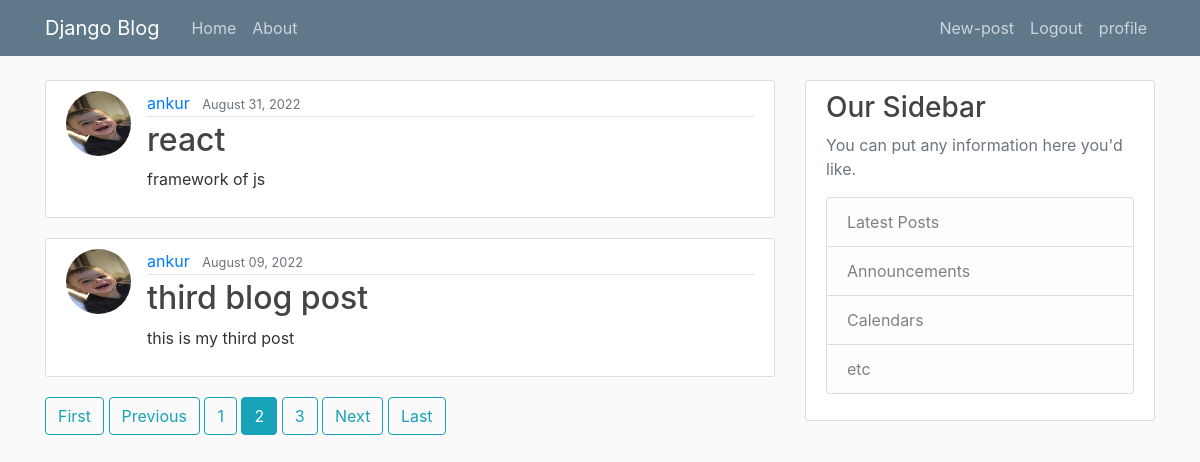
Page /?page=2 (signed in) on the committed database.
### blog/models.py (models this page shows, shortened)
class post(models.Model):
    title=models.CharField(max_length=100)
    content=models.TextField()
    date_posted=models.DateTimeField(default=timezone.now)
    author=models.ForeignKey(User,on_delete=models.CASCADE)

### users/models.py (models this page shows, shortened)
class profile(models.Model):
    user=models.OneToOneField(User,on_delete=models.CASCADE)
    image=models.ImageField(default='default.jpg',upload_to='profile_pic')

### blog/views.py (the view)
# urls.py: path('',PostListView.as_view(),name="blog-home"),
class PostListView(ListView):
    model=post
    template_name = 'blog/home.html'
    context_object_name = 'posts'
    ordering = ['-date_posted']
    paginate_by=2

### blog/templates/blog/home.html
{% extends 'blog/base.html' %}
{% block content %}
    {% for post in posts %}
            <article class="media content-section">
                <img class="rounded-circle article-img" src="{{post.author.profile.image.url}}"/>
                <div class="media-body">
                <div class="article-metadata">
                    <a class="mr-2" href="{% url 'user-post' post.author.username %}">{{ post.author }}</a>
                    <small class="text-muted">{{ post.date_posted|date:"F d, Y" }}</small>
                </div>
                <h2><a class="article-title" href="{% url 'post-detail' post.id%}">{{ post.title }}</a></h2>
                <p class="article-content">{{ post.content }}</p>
            </div>
            </article>
    {% endfor%}
    {% if is_paginated %}
        {% if page_obj.has_previous %}
            <a class="btn btn-outline-info mb-3" href="?page=1">First</a>
            <a class="btn btn-outline-info mb-3" href="?page={{page_obj.previous_page_number}}">Previous</a>
        {% endif %}
        {% for num in page_obj.paginator.page_range %}
            {% if page_obj.number == num %}
                <a class="btn btn-info mb-3" href="?page={{num}}">{{num}}</a>
            {% elif num > page_obj.number|add:'-3' and num < page_obj.number|add:'3'%}
                <a class="btn btn-outline-info mb-3" href="?page={{num}}">{{num}}</a>
            {% endif %}
        {%endfor%}
        {% if page_obj.has_next %}
            <a class="btn btn-outline-info mb-3" href="?page={{page_obj.next_page_number}}">Next</a>
            <a class="btn btn-outline-info mb-3" href="?page={{page_obj.paginator.num_pages}}">Last</a>
        {% endif %}
    {% endif %}
{% endblock %}

### blog/static/blog/main.css (style rules this page uses)
body { background: #fafafa; color: #333333; margin-top: 5rem; }
h1, h2, h3, h4, h5, h6 { color: #444444; }
.content-section { background: #ffffff; padding: 10px 20px; border: 1px solid #dddddd; border-radius: 3px; margin-bottom: 20px; }
.article-title { color: #444444; }
.article-content { white-space: pre-line; }
.article-img { height: 65px; width: 65px; margin-right: 16px; }
.article-metadata { padding-bottom: 1px; margin-bottom: 4px; border-bottom: 1px solid #e3e3e3 }

### rows in the picture
post: author.profile.image (picture), author "ankur", date_posted "August 31, 2022", title "react", content "framework of js"
post: author.profile.image (picture), author "ankur", date_posted "August 09, 2022", title "third blog post", content "this is my third post"

### other values in the picture
{{ num }} "1" "3"
{{ num }} "2"
